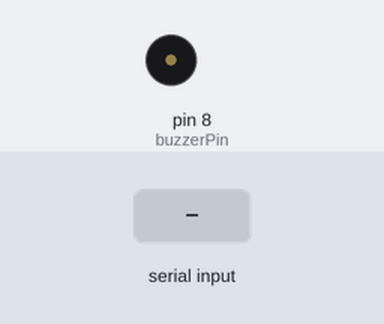
Simulated run of this sketch. Board: Arduino Uno, built with avr-gcc and run on an emulated ATmega328P. Parts: buzzer (waves = sounding, pin HIGH). The inputs (shaded band) are chosen by the test bench.

Above: at 1.2 s.
1.3 s: "1" received over the second serial link
At 2.0 s:
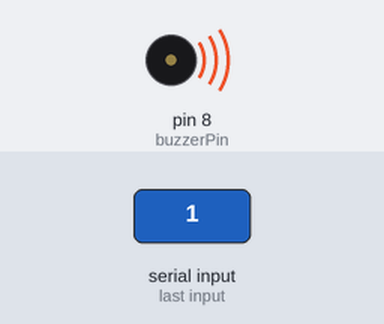
Timing chart, 0 to 11.8 s (numbered marks = the images above; inputs shaded):
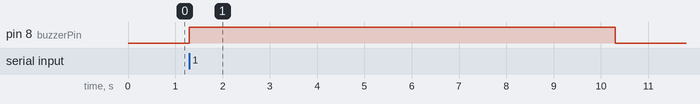

The sketch:

buzzer_controllo.ino
```cpp
#include <SoftwareSerial.h>

SoftwareSerial bluetooth(2, 3); // RX, TX

int buzzerPin = 8;
char receivedChar;

void setup() {
  pinMode(buzzerPin, OUTPUT);
  bluetooth.begin(9600);
}

void loop() {
  if (bluetooth.available() > 0) {
    receivedChar = bluetooth.read();
    if (receivedChar == '1') {
      digitalWrite(buzzerPin, HIGH);
      delay(9000);
      digitalWrite(buzzerPin, LOW);
      delay(500);
    }
  }
}
```

Measured:
- after the input at 1.3 s, pin 8 (buzzerPin): LOW → HIGH at once, → LOW 9.0 s later
